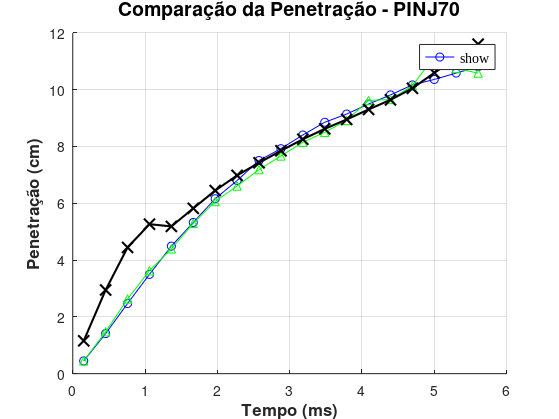
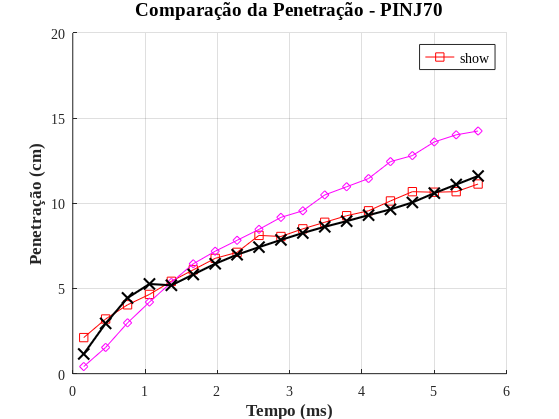
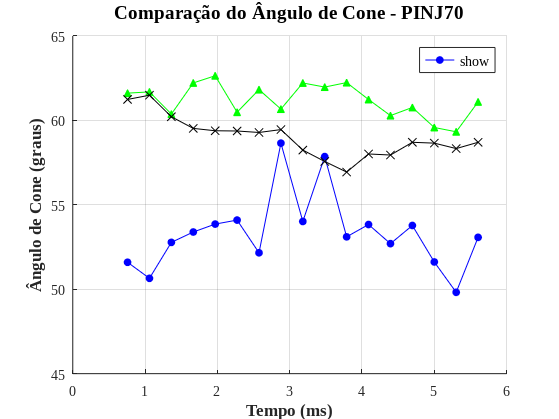
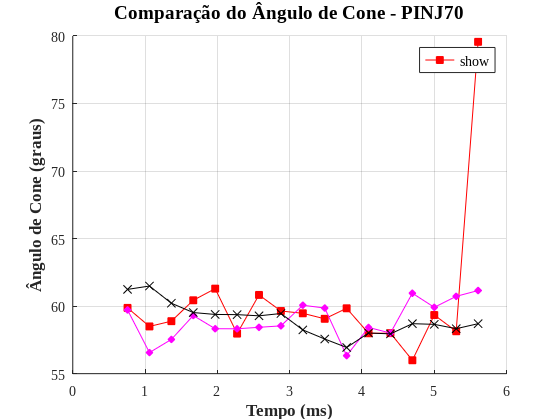

Here is the MATLAB script that generated these plots, in order:
clear all
close all
clc

% Carrega os resultados das simulações
load resultados_diretorios.mat

% 1. Seleção da pressão
pressao_desejada = 'PINJ70'; % Pode ser 'PINJ50', 'PINJ60' ou 'PINJ70'

% Dados experimentais comuns
tempo_angcone_experimental = [0.757575758, 1.060606061, 1.363636364, 1.666666667, ...
                              1.96969697, 2.272727273, 2.575757576, 2.878787879, ...
                              3.181818182, 3.484848485, 3.787878788, 4.090909091, ...
                              4.393939394, 4.696969697, 5, 5.303030303, 5.606060606];

angcone_exp_50bar = [60.09046001, 59.95742571, 60.26024149, 59.59994724, 58.22714168, ...
                     57.85989183, 58.01524959, 58.28000226, 57.88197616, 57.89312918, ...
                     56.53256286, 56.36843185, 55.76581704, 56.82935444, 57.46436208, ...
                     57.94568872, 58.32165902];
                 
angcone_exp_60bar = [60.56144548, 60.81941404, 60.75241587, 59.74517036, 59.43591283, ...
                     59.13401402, 58.83371999, 59.09989084, 59.02681057, 57.98291827, ...
                     57.26968856, 57.24163272, 57.98901306, 58.10256186, 58.49136441, ...
                     58.56915245, 58.80222396];
                 
angcone_exp_70bar = [61.23747034, 61.48652934, 60.21319526, 59.52270258, 59.38312294, ...
                     59.36848107, 59.28152883, 59.452358, 58.23814733, 57.56391286, ...
                     56.9376384, 58.00847545, 57.94546184, 58.69949056, 58.64995118, ...
                     58.32813178, 58.6998188];

% 2. Configura os índices para cada modelo e seleciona dados experimentais
switch pressao_desejada
    case 'PINJ50'
        idx_KHRT_Blob = 1;   % Linha 1: KHRT PINJ50
        idx_LISA_TAB = 4;   % Linha 4: LISA PINJ50
        idx_KHRT_RR = 7;     % Linha 7: KH PINJ50
        idx_TAB_RR = 10; % Linha 10: KH_ACT PINJ50
        penetracao_exp = [1.213788045, 2.788778878, 4.129079575, 5.071507151, 4.880821415, ...
                          5.493215988, 6.074440777, 6.611661166, 7.060872754, 7.392739274, ...
                          7.711771177, 8.039970664, 8.283828383, 8.540520719, 8.756875688, ...
                          9.096076274, 9.393105977, 9.631463146, 9.880821415];
        angcone_exp = angcone_exp_50bar;
        mediaangcone_exp = mean(angcone_exp_50bar);
    case 'PINJ60'
        idx_KHRT_Blob = 2;   % Linha 2: KHRT PINJ60
        idx_LISA_TAB = 5;   % Linha 5: LISA PINJ60
        idx_KHRT_RR = 8;     % Linha 8: KH PINJ60
        idx_TAB_RR = 11; % Linha 11: KH_ACT PINJ60
        penetracao_exp = [1.189952329, 2.724605794, 4.195086175, 5.093509351, 5.049504950, ...
                          5.643564356, 6.270627063, 6.791345801, 7.222222222, 7.601760176, ...
                          7.984965163, 8.364503117, 8.701870187, 9.004400440, 9.341767510, ...
                          9.655298863, 9.917491749, 10.24019069, 10.59772644];
        mediaangcone_exp = mean(angcone_exp_60bar);
        angcone_exp = angcone_exp_60bar;
    case 'PINJ70'
        idx_KHRT_Blob = 3;   % Linha 3: KHRT PINJ70
        idx_LISA_TAB = 6;   % Linha 6: LISA PINJ70
        idx_KHRT_RR = 9;     % Linha 9: KH PINJ70
        idx_TAB_RR = 12; % Linha 12: KH_ACT PINJ70
        penetracao_exp = [1.156949028, 2.946461313, 4.444444444, 5.264026403, 5.185185185, ...
                          5.821415475, 6.448478181, 6.982031536, 7.425742574, 7.849284928, ...
                          8.254492116, 8.621195453, 8.951228456, 9.303263660, 9.642464246, ...
                          10.04767143, 10.59405941, 11.10011001, 11.60249358];
        angcone_exp = angcone_exp_70bar;
        mediaangcone_exp = mean(angcone_exp_70bar);
    otherwise
        error('Pressão desconhecida. Use PINJ50, PINJ60 ou PINJ70');
end

% 3. Obter os dados das simulações para todos os modelos
dados_KHRT_Blob = diretorios{idx_KHRT_Blob}.resultados;
dados_LISA_TAB = diretorios{idx_LISA_TAB}.resultados;
dados_KHRT_RR = diretorios{idx_KHRT_RR}.resultados;
dados_TAB_RR = diretorios{idx_TAB_RR}.resultados;

% Extrai Tempo (usando apenas um modelo, já que são iguais)
tempo = dados_KHRT_Blob.Tempo;
tempo_angulo_sim = dados_KHRT_Blob.Tempoangulo;

% Extrai Penetração (S_sim) para todos os modelos
S_KHRT_Blob = dados_KHRT_Blob.S_sim(1, :);
S_LISA_TAB = dados_LISA_TAB.S_sim(1, :);
S_KHRT_RR = dados_KHRT_RR.S_sim(1, :);
S_TAB_RR = dados_TAB_RR.S_sim(1, :);

% Extrai Ângulo de Cone para todos os modelos
mediaangcone_KHRT_Blob = mean(dados_KHRT_Blob.angulo_sim);
mediaangcone_LISA_TAB = mean(dados_LISA_TAB.angulo_sim);
mediaangcone_KHRT_RR = mean(dados_KHRT_RR.angulo_sim);
mediaangcone_TAB_RR = mean(dados_TAB_RR.angulo_sim);

angcone_KHRT_Blob = dados_KHRT_Blob.angulo_sim;
angcone_LISA_TAB = dados_LISA_TAB.angulo_sim;
angcone_KHRT_RR = dados_KHRT_RR.angulo_sim;
angcone_TAB_RR = dados_TAB_RR.angulo_sim;

% Dados experimentais de tempo (já definidos acima)
tempo_exp = [0.151515152, 0.454545455, 0.757575758, 1.060606061, 1.363636364, ...
             1.666666667, 1.96969697, 2.272727273, 2.575757576, 2.878787879, ...
             3.181818182, 3.484848485, 3.787878788, 4.090909091, 4.393939394, ...
             4.696969697, 5, 5.303030303, 5.606060606];

%% Função para exportar figuras em EPS com fundo branco
function export_figure_eps(fig, filename, export_dir)
    % Configura fundo branco
    set(fig, 'Color', 'w');
    
    % Garante que o diretório existe
    if ~exist(export_dir, 'dir')
        mkdir(export_dir);
    end
    
    % Caminho completo do arquivo
    full_path = fullfile(export_dir, filename);
    
    % Configurações de exportação EPS
    set(fig, 'PaperPositionMode', 'auto');          % Mantém as dimensões da figura
    print(fig, full_path, '-depsc', '-r300', '-vector'); % Exporta como EPS vetorial
    
    % Fecha a figura (opcional)
    % close(fig);
end

%% Set your export directory here
export_directory = 'C:\Users\USER\Desktop\CARACTERIZACAODEINJETORES\Plots_finais\New_PX\PATM\PINJ70'; % Change this to your desired path


%% Gráfico de Penetração KHRT
figure;
fig1 = figure;
hold on;
grid on;

% Plot dos modelos
plot(tempo, S_KHRT_Blob, 'b-o', 'LineWidth', 0.3, 'MarkerSize', 6, 'DisplayName', 'KHRT\_Blob');
plot(tempo, S_KHRT_RR, 'g-^', 'LineWidth', 0.3, 'MarkerSize', 6, 'DisplayName', 'KHRT\_RR');    % Alterado para triângulos verdes

% Plot dos dados experimentais
plot(tempo_exp, penetracao_exp, 'k-x', 'LineWidth', 1.5, 'MarkerSize', 8, 'DisplayName', 'Experimental'); % Alterado para 'x' pretos

% Configurações do gráfico
set(groot, 'DefaultAxesFontName', 'Times New Roman');  
set(groot, 'DefaultTextFontName', 'Times New Roman');  
xlabel('Tempo (ms)', 'FontSize', 12, 'FontWeight', 'bold');  
ylabel('Penetração (cm)', 'FontSize', 12, 'FontWeight', 'bold');  
title(['Comparação da Penetração - ' pressao_desejada], 'FontSize', 14, 'FontWeight', 'bold');
legend('show', 'Location', 'best', 'FontSize', 10, 'Box', 'off'); 
hold off;
export_figure_eps(fig1, ['Penetracao_KHRT_' pressao_desejada '.eps'], export_directory);

%% Gráfico de Penetração LISA E TAB
figure;
fig2 = figure;
hold on;
grid on;

% Plot dos modelos
plot(tempo, S_LISA_TAB, 'r-s', 'LineWidth', 0.3, 'MarkerSize', 6, 'DisplayName', 'LISA\_TAB');  % Alterado para quadrados vermelhos
plot(tempo, S_TAB_RR, 'm-d', 'LineWidth', 0.3, 'MarkerSize', 6, 'DisplayName', 'TAB\_RR');      % Alterado para losangos magenta

% Plot dos dados experimentais
plot(tempo_exp, penetracao_exp, 'k-x', 'LineWidth', 1.5, 'MarkerSize', 8, 'DisplayName', 'Experimental'); % Alterado para 'x' pretos

% Configurações do gráfico
set(groot, 'DefaultAxesFontName', 'Times New Roman');  
set(groot, 'DefaultTextFontName', 'Times New Roman');  
xlabel('Tempo (ms)', 'FontSize', 12, 'FontWeight', 'bold');  
ylabel('Penetração (cm)', 'FontSize', 12, 'FontWeight', 'bold');  
title(['Comparação da Penetração - ' pressao_desejada], 'FontSize', 14, 'FontWeight', 'bold');
legend('show', 'Location', 'best', 'FontSize', 10, 'Box', 'off'); 
hold off;
export_figure_eps(fig2, ['Penetracao_LISATAB_' pressao_desejada '.eps'], export_directory);


%% Gráfico de Ângulo de Cone KHRT
figure;
fig3 = figure;
hold on;
grid on;

% Plot dos modelos com cores e marcadores distintos
plot(tempo_angulo_sim, angcone_KHRT_Blob, 'b-o', 'MarkerSize', 5, ...
    'MarkerFaceColor', 'b', 'DisplayName', 'KHRT\_Blob', 'LineWidth', 0.3);

plot(tempo_angulo_sim, angcone_KHRT_RR, 'g-^', 'MarkerSize', 5, ...
    'MarkerFaceColor', 'g', 'DisplayName', 'KHRT\_RR', 'LineWidth', 0.3);

% Plot dos dados experimentais (preto com marcador 'x')
plot(tempo_angcone_experimental, angcone_exp, 'k-x', 'MarkerSize', 6, ...
    'MarkerFaceColor', 'k', 'DisplayName', 'Experimental', 'LineWidth', 0.3);

% Configurações do gráfico
set(groot, 'DefaultAxesFontName', 'Times New Roman');
set(groot, 'DefaultTextFontName', 'Times New Roman');
xlabel('Tempo (ms)', 'FontSize', 12, 'FontWeight', 'bold');
ylabel('Ângulo de Cone (graus)', 'FontSize', 12, 'FontWeight', 'bold');
title(['Comparação do Ângulo de Cone - ' pressao_desejada], ...
      'FontSize', 14, 'FontWeight', 'bold');
legend('show', 'Location', 'best', 'FontSize', 10, 'Box', 'off');
hold off;
export_figure_eps(fig3, ['Angulo_KHRT_' pressao_desejada '.eps'], export_directory);

%% Gráfico de Ângulo de Cone LISA E TAB
figure;
fig4 = figure;
hold on;
grid on;

% Plot dos modelos com cores e marcadores distintos
plot(tempo_angulo_sim, angcone_LISA_TAB, 'r-s', 'MarkerSize', 5, ...
    'MarkerFaceColor', 'r', 'DisplayName', 'LISA\_TAB', 'LineWidth', 0.3);

plot(tempo_angulo_sim, angcone_TAB_RR, 'm-d', 'MarkerSize', 5, ...
    'MarkerFaceColor', 'm', 'DisplayName', 'TAB\_RR', 'LineWidth', 0.3);

% Plot dos dados experimentais (preto com marcador 'x')
plot(tempo_angcone_experimental, angcone_exp, 'k-x', 'MarkerSize', 6, ...
    'MarkerFaceColor', 'k', 'DisplayName', 'Experimental', 'LineWidth', 0.3);

% Configurações do gráfico
set(groot, 'DefaultAxesFontName', 'Times New Roman');
set(groot, 'DefaultTextFontName', 'Times New Roman');
xlabel('Tempo (ms)', 'FontSize', 12, 'FontWeight', 'bold');
ylabel('Ângulo de Cone (graus)', 'FontSize', 12, 'FontWeight', 'bold');
title(['Comparação do Ângulo de Cone - ' pressao_desejada], ...
      'FontSize', 14, 'FontWeight', 'bold');
legend('show', 'Location', 'best', 'FontSize', 10, 'Box', 'off');
hold off;
export_figure_eps(fig4, ['Angulo_LISATAB_' pressao_desejada '.eps'], export_directory);
%%
% Dados de exemplo (substitua com seus valores)
angulo_exp_medio = mediaangcone_exp;       % Ângulo experimental médio
limite_inf_exp = mediaangcone_exp + mediaangcone_exp*0.05;          % Limite inferior experimental
limite_sup_exp = mediaangcone_exp - mediaangcone_exp*0.05;          % Limite superior experimental

angulos_modelos = [mediaangcone_LISA_TAB, mediaangcone_KHRT_RR, mediaangcone_KHRT_Blob, mediaangcone_TAB_RR];  % Valores dos modelos
nomes_modelos = {'LISA-TAB', 'KHRT-RR', 'KHRT-Blob', 'TAB-RR'};

% Criar figura
figure;
fig5 = figure;
hold on;
ylim([40, 70]); 
% 1. Área de incerteza experimental
fill([0, 5, 5, 0], [limite_inf_exp, limite_inf_exp, limite_sup_exp, limite_sup_exp], ...
    'r', 'FaceAlpha', 0.1, 'EdgeColor', 'none');

% 2. Linha tracejada do valor experimental médio
plot([0, 5], [angulo_exp_medio, angulo_exp_medio], 'r--', 'LineWidth', 1.5);

% 3. Pontos para cada modelo
for i = 1:length(angulos_modelos)
    plot(i, angulos_modelos(i), 'o', 'MarkerSize', 10, 'MarkerFaceColor', 'b', 'MarkerEdgeColor', 'k');
end

% Ajustes estéticos
set(gca, 'XTick', 1:4, 'XTickLabel', nomes_modelos, 'XTickLabelRotation', 45);
ylabel('Ângulo de Cone (°)');
title('Comparação de Modelos vs Experimental');
grid on;
export_figure_eps(fig5, ['MediaAngulos_' pressao_desejada '.eps'], export_directory);
